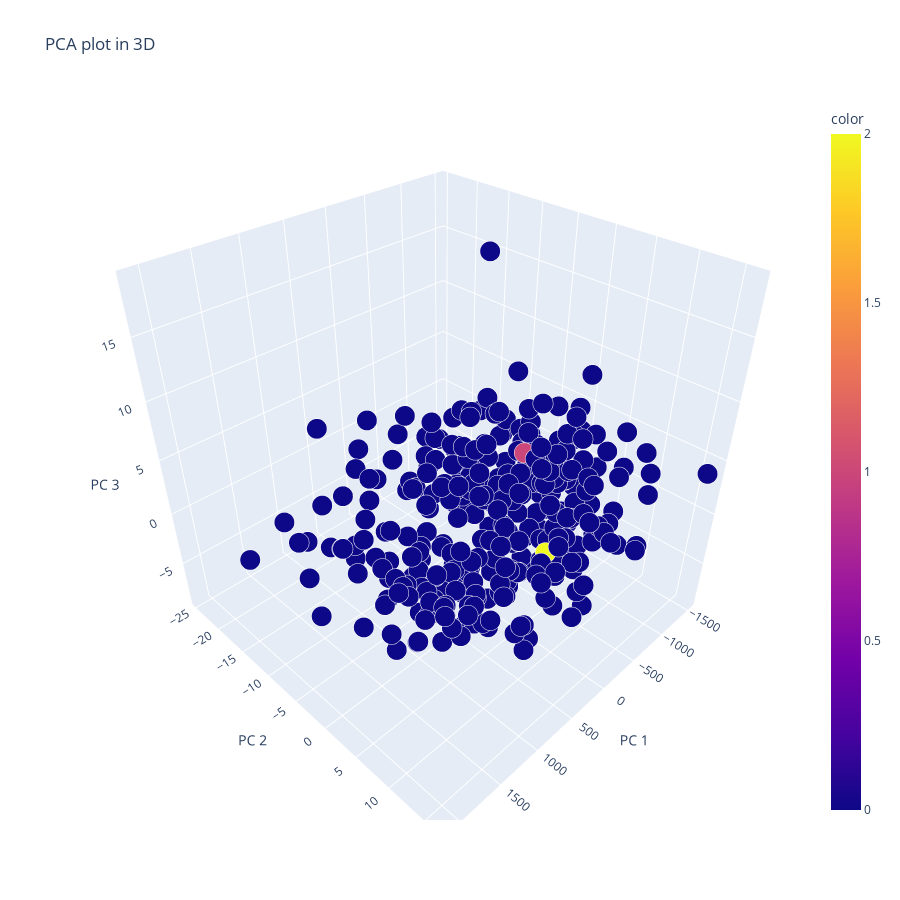

Notebook code for this chart:
### Code cell
PCAplot3D(X, pred_sp)

### Figure 1 — Plotly figure (JSON) as saved in the notebook; plotly's stock layout.template omitted (floating-point values rounded to 4 significant figures; data arrays with more than 128 entries replaced by an {"elided": "..."} marker saying what was removed)
{"data": [{"hovertemplate": "PC 1=%{x}<br>PC 2=%{y}<br>PC 3=%{z}<br>size=%{marker.size}<br>color=%{marker.color}<extra></extra>", "legendgroup": "", "marker": {"color": {"elided": "333 int values"}, "coloraxis": "coloraxis", "opacity": 1, "size": {"elided": "333 float values"}, "sizemode": "area", "sizeref": 0.00025, "symbol": "circle"}, "mode": "markers", "name": "", "scene": "scene", "showlegend": false, "type": "scatter3d", "x": {"elided": "333 float values"}, "y": {"elided": "333 float values"}, "z": {"elided": "333 float values"}}], "layout": {"coloraxis": {"colorbar": {"title": {"text": "color"}}, "colorscale": [[0, "#0d0887"], [0.1111, "#46039f"], [0.2222, "#7201a8"], [0.3333, "#9c179e"], [0.4444, "#bd3786"], [0.5556, "#d8576b"], [0.6667, "#ed7953"], [0.7778, "#fb9f3a"], [0.8889, "#fdca26"], [1, "#f0f921"]]}, "height": 900, "legend": {"itemsizing": "constant", "tracegroupgap": 0}, "scene": {"aspectmode": "auto", "aspectratio": {"x": 1, "y": 1, "z": 1}, "domain": {"x": [0, 1], "y": [0, 1]}, "xaxis": {"title": {"text": "PC 1"}, "type": "linear"}, "yaxis": {"title": {"text": "PC 2"}, "type": "linear"}, "zaxis": {"title": {"text": "PC 3"}, "type": "linear"}}, "title": {"text": "PCA plot in 3D"}, "width": 900}}
